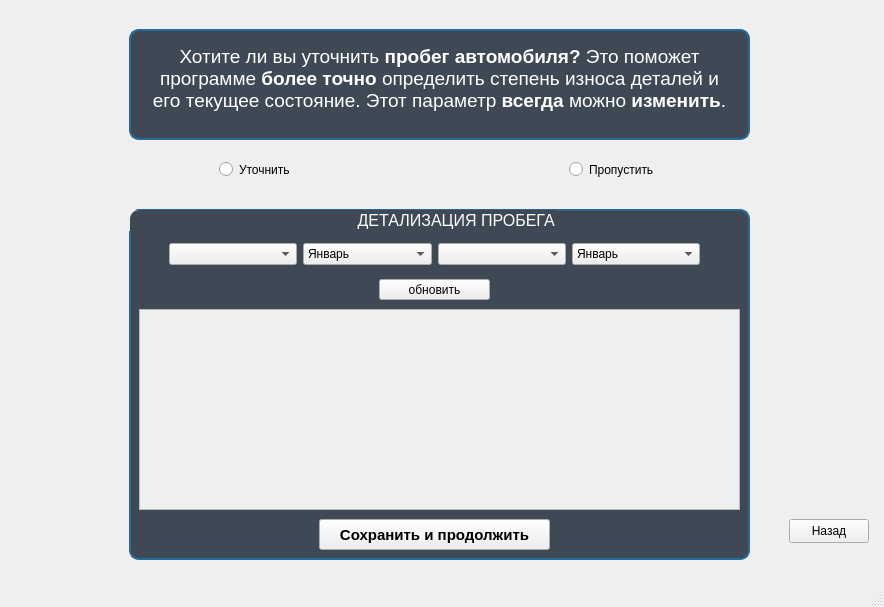
<?xml version="1.0" encoding="UTF-8"?>
<ui version="4.0">
 <class>osnova</class>
 <widget class="QMainWindow" name="osnova">
  <property name="geometry">
   <rect>
    <x>0</x>
    <y>0</y>
    <width>884</width>
    <height>607</height>
   </rect>
  </property>
  <property name="windowTitle">
   <string>osnova</string>
  </property>
  <property name="styleSheet">
   <string notr="true">QLabel 
{
    color: white;
    background-color: #808080
    border: 2px solid #3498db;
    border-radius: 10px;
    padding: 10px;
    font-size: 16px;
}</string>
  </property>
  <widget class="QWidget" name="centralwidget">
   <layout class="QGridLayout" name="gridLayout">
    <item row="0" column="1">
     <widget class="QStackedWidget" name="stackedWidget">
      <property name="styleSheet">
       <string notr="true">QStackedWidget
{
    color: white;
    background-color: rgb(0, 0, 0)
    font-size: 16px;

}</string>
      </property>
      <property name="currentIndex">
       <number>2</number>
      </property>
      <widget class="QWidget" name="page_5">
       <widget class="QComboBox" name="profileSelector">
        <property name="geometry">
         <rect>
          <x>230</x>
          <y>210</y>
          <width>391</width>
          <height>51</height>
         </rect>
        </property>
        <property name="font">
         <font>
          <family>Segoe UI</family>
          <pointsize>-1</pointsize>
          <italic>false</italic>
          <bold>true</bold>
         </font>
        </property>
        <property name="toolTip">
         <string>&lt;html&gt;&lt;head/&gt;&lt;body&gt;&lt;p&gt;Существующие профили&lt;/p&gt;&lt;/body&gt;&lt;/html&gt;</string>
        </property>
        <property name="styleSheet">
         <string notr="true">QComboBox
{
    color: white;
	background-color: rgb(63, 73, 85);
    border: 2px solid rgb(37, 106, 153);
	font: 700 16pt &quot;Segoe UI&quot;;
    border-radius: 10px;
    padding: 10px;
    font-size: 16px;
}</string>
        </property>
       </widget>
       <widget class="QPushButton" name="btnAddNewCar">
        <property name="geometry">
         <rect>
          <x>300</x>
          <y>330</y>
          <width>261</width>
          <height>41</height>
         </rect>
        </property>
        <property name="font">
         <font>
          <family>Segoe UI</family>
          <pointsize>-1</pointsize>
          <italic>false</italic>
          <bold>true</bold>
         </font>
        </property>
        <property name="styleSheet">
         <string notr="true">QPushButton
{
    color: white;
	background-color: rgb(63, 73, 85);
    border: 2px solid rgb(37, 106, 153);
	font: 700 16pt &quot;Segoe UI&quot;;
    border-radius: 10px;
    padding: 10px;
    font-size: 16px;
}</string>
        </property>
        <property name="text">
         <string>Добавить новый автомобиль</string>
        </property>
       </widget>
      </widget>
      <widget class="QWidget" name="page">
       <widget class="QGroupBox" name="groupBox">
        <property name="geometry">
         <rect>
          <x>250</x>
          <y>120</y>
          <width>341</width>
          <height>261</height>
         </rect>
        </property>
        <property name="styleSheet">
         <string notr="true">QGroupBox
{
    color: white;
	background-color: rgb(63, 73, 85);
    border: 2px solid rgb(37, 106, 153);
	font: 700 16pt &quot;Segoe UI&quot;;
    border-radius: 10px;
    padding: 10px;
    font-size: 16px;
}</string>
        </property>
        <property name="title">
         <string>Базовый профиль автомобиля</string>
        </property>
        <property name="alignment">
         <set>Qt::AlignmentFlag::AlignCenter</set>
        </property>
        <property name="flat">
         <bool>false</bool>
        </property>
        <property name="checkable">
         <bool>false</bool>
        </property>
        <layout class="QGridLayout" name="gridLayout_2">
         <item row="3" column="1">
          <widget class="QSpinBox" name="mileageInput">
           <property name="maximum">
            <number>999999999</number>
           </property>
          </widget>
         </item>
         <item row="2" column="1">
          <widget class="QComboBox" name="yearInput"/>
         </item>
         <item row="2" column="0">
          <widget class="QLabel" name="Label_3">
           <property name="text">
            <string>Год выпуска</string>
           </property>
          </widget>
         </item>
         <item row="1" column="1">
          <widget class="QLineEdit" name="modelInput"/>
         </item>
         <item row="3" column="0">
          <widget class="QLabel" name="Label_4">
           <property name="text">
            <string>Базовый пробег</string>
           </property>
          </widget>
         </item>
         <item row="1" column="0">
          <widget class="QLabel" name="Label_2">
           <property name="text">
            <string>Модель </string>
           </property>
          </widget>
         </item>
         <item row="0" column="0">
          <widget class="QLabel" name="Label">
           <property name="text">
            <string>Марка авто</string>
           </property>
          </widget>
         </item>
         <item row="0" column="1">
          <widget class="QLineEdit" name="makeInput"/>
         </item>
        </layout>
       </widget>
       <widget class="QPushButton" name="btnNext">
        <property name="geometry">
         <rect>
          <x>290</x>
          <y>390</y>
          <width>261</width>
          <height>31</height>
         </rect>
        </property>
        <property name="text">
         <string>Далее</string>
        </property>
       </widget>
       <widget class="QPushButton" name="btnBackToCar">
        <property name="geometry">
         <rect>
          <x>760</x>
          <y>510</y>
          <width>80</width>
          <height>24</height>
         </rect>
        </property>
        <property name="text">
         <string>назад</string>
        </property>
       </widget>
      </widget>
      <widget class="QWidget" name="page_2">
       <widget class="QTextEdit" name="textEdit">
        <property name="geometry">
         <rect>
          <x>120</x>
          <y>20</y>
          <width>621</width>
          <height>111</height>
         </rect>
        </property>
        <property name="styleSheet">
         <string notr="true">QTextEdit
{
    color: white;
	background-color: rgb(63, 73, 85);
    border: 2px solid rgb(37, 106, 153);
	font: 700 16pt &quot;Segoe UI&quot;;
    border-radius: 10px;
    padding: 10px;
    font-size: 16px;
}</string>
        </property>
        <property name="html">
         <string>&lt;!DOCTYPE HTML PUBLIC &quot;-//W3C//DTD HTML 4.0//EN&quot; &quot;http://www.w3.org/TR/REC-html40/strict.dtd&quot;&gt;
&lt;html&gt;&lt;head&gt;&lt;meta name=&quot;qrichtext&quot; content=&quot;1&quot; /&gt;&lt;meta charset=&quot;utf-8&quot; /&gt;&lt;style type=&quot;text/css&quot;&gt;
p, li { white-space: pre-wrap; }
hr { height: 1px; border-width: 0; }
li.unchecked::marker { content: &quot;\2610&quot;; }
li.checked::marker { content: &quot;\2612&quot;; }
&lt;/style&gt;&lt;/head&gt;&lt;body style=&quot; font-family:'Segoe UI'; font-size:16px; font-weight:700; font-style:normal;&quot;&gt;
&lt;p align=&quot;center&quot; style=&quot; margin-top:0px; margin-bottom:0px; margin-left:0px; margin-right:0px; -qt-block-indent:0; text-indent:0px;&quot;&gt;&lt;span style=&quot; font-size:14pt; font-weight:400;&quot;&gt;Хотите ли вы уточнить &lt;/span&gt;&lt;span style=&quot; font-size:14pt;&quot;&gt;пробег автомобиля? &lt;/span&gt;&lt;span style=&quot; font-size:14pt; font-weight:400;&quot;&gt;Это поможет программе&lt;/span&gt;&lt;span style=&quot; font-size:14pt;&quot;&gt; более точно&lt;/span&gt;&lt;span style=&quot; font-size:14pt; font-weight:400;&quot;&gt; определить степень износа деталей и его текущее состояние. Этот параметр &lt;/span&gt;&lt;span style=&quot; font-size:14pt;&quot;&gt;всегда&lt;/span&gt;&lt;span style=&quot; font-size:14pt; font-weight:400;&quot;&gt; можно &lt;/span&gt;&lt;span style=&quot; font-size:14pt;&quot;&gt;изменить&lt;/span&gt;&lt;span style=&quot; font-size:14pt; font-weight:400;&quot;&gt;.&lt;/span&gt;&lt;/p&gt;&lt;/body&gt;&lt;/html&gt;</string>
        </property>
        <property name="overwriteMode">
         <bool>false</bool>
        </property>
       </widget>
       <widget class="QRadioButton" name="radioRefine">
        <property name="geometry">
         <rect>
          <x>210</x>
          <y>150</y>
          <width>90</width>
          <height>21</height>
         </rect>
        </property>
        <property name="text">
         <string>Уточнить</string>
        </property>
       </widget>
       <widget class="QRadioButton" name="radioSkip">
        <property name="geometry">
         <rect>
          <x>560</x>
          <y>150</y>
          <width>91</width>
          <height>21</height>
         </rect>
        </property>
        <property name="text">
         <string>Пропустить </string>
        </property>
       </widget>
       <widget class="QGroupBox" name="detailsBox">
        <property name="geometry">
         <rect>
          <x>120</x>
          <y>200</y>
          <width>621</width>
          <height>351</height>
         </rect>
        </property>
        <property name="styleSheet">
         <string notr="true">QGroupBox
{
    color: white;
	background-color: rgb(63, 73, 85);
    border: 2px solid rgb(37, 106, 153);
	font: 700 16pt &quot;Segoe UI&quot;;
    border-radius: 10px;
    padding: 10px;
    font-size: 16px;
}</string>
        </property>
        <property name="title">
         <string>                                                   ДЕТАЛИЗАЦИЯ ПРОБЕГА</string>
        </property>
        <widget class="QPushButton" name="btnCalculate">
         <property name="geometry">
          <rect>
           <x>190</x>
           <y>310</y>
           <width>231</width>
           <height>31</height>
          </rect>
         </property>
         <property name="font">
          <font>
           <pointsize>11</pointsize>
           <bold>true</bold>
          </font>
         </property>
         <property name="styleSheet">
          <string notr="true"/>
         </property>
         <property name="text">
          <string>Сохранить и продолжить</string>
         </property>
        </widget>
        <widget class="QScrollArea" name="verticalLayout_3">
         <property name="geometry">
          <rect>
           <x>10</x>
           <y>100</y>
           <width>601</width>
           <height>201</height>
          </rect>
         </property>
         <property name="widgetResizable">
          <bool>true</bool>
         </property>
         <widget class="QWidget" name="timelineLayout">
          <property name="geometry">
           <rect>
            <x>0</x>
            <y>0</y>
            <width>599</width>
            <height>199</height>
           </rect>
          </property>
          <layout class="QVBoxLayout" name="verticalLayout_2"/>
         </widget>
        </widget>
        <widget class="QPushButton" name="btnGenerateTimeline">
         <property name="geometry">
          <rect>
           <x>250</x>
           <y>70</y>
           <width>111</width>
           <height>21</height>
          </rect>
         </property>
         <property name="text">
          <string>обновить</string>
         </property>
        </widget>
        <widget class="QWidget" name="">
         <property name="geometry">
          <rect>
           <x>40</x>
           <y>30</y>
           <width>531</width>
           <height>31</height>
          </rect>
         </property>
         <layout class="QHBoxLayout" name="horizontalLayout">
          <item>
           <widget class="QComboBox" name="spinStartYear"/>
          </item>
          <item>
           <widget class="QComboBox" name="cmbStartMonth">
            <item>
             <property name="text">
              <string>Январь</string>
             </property>
            </item>
            <item>
             <property name="text">
              <string>Февраль</string>
             </property>
            </item>
            <item>
             <property name="text">
              <string>Март</string>
             </property>
            </item>
            <item>
             <property name="text">
              <string>Апрель</string>
             </property>
            </item>
            <item>
             <property name="text">
              <string>Июнь</string>
             </property>
            </item>
            <item>
             <property name="text">
              <string>Июль</string>
             </property>
            </item>
            <item>
             <property name="text">
              <string>Август</string>
             </property>
            </item>
            <item>
             <property name="text">
              <string>Сентябрь</string>
             </property>
            </item>
            <item>
             <property name="text">
              <string>Октябрь</string>
             </property>
            </item>
            <item>
             <property name="text">
              <string>Ноябрь</string>
             </property>
            </item>
            <item>
             <property name="text">
              <string>Декабрь</string>
             </property>
            </item>
           </widget>
          </item>
          <item>
           <widget class="QComboBox" name="spinEndYear"/>
          </item>
          <item>
           <widget class="QComboBox" name="cmbEndMonth">
            <item>
             <property name="text">
              <string>Январь</string>
             </property>
            </item>
            <item>
             <property name="text">
              <string>Февраль</string>
             </property>
            </item>
            <item>
             <property name="text">
              <string>Март</string>
             </property>
            </item>
            <item>
             <property name="text">
              <string>Апрель</string>
             </property>
            </item>
            <item>
             <property name="text">
              <string>Июнь</string>
             </property>
            </item>
            <item>
             <property name="text">
              <string>Июль</string>
             </property>
            </item>
            <item>
             <property name="text">
              <string>Август</string>
             </property>
            </item>
            <item>
             <property name="text">
              <string>Сентябрь</string>
             </property>
            </item>
            <item>
             <property name="text">
              <string>Октябрь</string>
             </property>
            </item>
            <item>
             <property name="text">
              <string>Ноябрь</string>
             </property>
            </item>
            <item>
             <property name="text">
              <string>Декабрь</string>
             </property>
            </item>
           </widget>
          </item>
         </layout>
        </widget>
       </widget>
       <widget class="QPushButton" name="btnBackToCar2">
        <property name="geometry">
         <rect>
          <x>780</x>
          <y>510</y>
          <width>80</width>
          <height>24</height>
         </rect>
        </property>
        <property name="text">
         <string>Назад</string>
        </property>
       </widget>
      </widget>
      <widget class="QWidget" name="page_3">
       <widget class="QTextEdit" name="textEdit_2">
        <property name="geometry">
         <rect>
          <x>140</x>
          <y>50</y>
          <width>561</width>
          <height>71</height>
         </rect>
        </property>
        <property name="html">
         <string>&lt;!DOCTYPE HTML PUBLIC &quot;-//W3C//DTD HTML 4.0//EN&quot; &quot;http://www.w3.org/TR/REC-html40/strict.dtd&quot;&gt;
&lt;html&gt;&lt;head&gt;&lt;meta name=&quot;qrichtext&quot; content=&quot;1&quot; /&gt;&lt;meta charset=&quot;utf-8&quot; /&gt;&lt;style type=&quot;text/css&quot;&gt;
p, li { white-space: pre-wrap; }
hr { height: 1px; border-width: 0; }
li.unchecked::marker { content: &quot;\2610&quot;; }
li.checked::marker { content: &quot;\2612&quot;; }
&lt;/style&gt;&lt;/head&gt;&lt;body style=&quot; font-family:'Segoe UI'; font-size:9pt; font-weight:400; font-style:normal;&quot;&gt;
&lt;p align=&quot;center&quot; style=&quot; margin-top:0px; margin-bottom:0px; margin-left:0px; margin-right:0px; -qt-block-indent:0; text-indent:0px;&quot;&gt;&lt;span style=&quot; font-size:16pt; font-weight:700;&quot;&gt;Заменялись ли&lt;/span&gt;&lt;span style=&quot; font-size:16pt;&quot;&gt; &lt;/span&gt;&lt;span style=&quot; font-size:16pt; font-weight:700;&quot;&gt;детали&lt;/span&gt;&lt;span style=&quot; font-size:16pt;&quot;&gt; за время эксплуатации автомобилем? &lt;/span&gt;&lt;/p&gt;&lt;/body&gt;&lt;/html&gt;</string>
        </property>
        <property name="overwriteMode">
         <bool>false</bool>
        </property>
       </widget>
       <widget class="QRadioButton" name="radioReplaceYes">
        <property name="geometry">
         <rect>
          <x>230</x>
          <y>150</y>
          <width>101</width>
          <height>21</height>
         </rect>
        </property>
        <property name="text">
         <string>ДА, менялись</string>
        </property>
       </widget>
       <widget class="QRadioButton" name="radioReplaceSkip">
        <property name="geometry">
         <rect>
          <x>500</x>
          <y>150</y>
          <width>121</width>
          <height>21</height>
         </rect>
        </property>
        <property name="text">
         <string>НЕТ, не менялись</string>
        </property>
       </widget>
       <widget class="QGroupBox" name="replaceBox">
        <property name="geometry">
         <rect>
          <x>130</x>
          <y>200</y>
          <width>581</width>
          <height>341</height>
         </rect>
        </property>
        <property name="title">
         <string>Какие детали вашего автомобиля менялись во время эксплутации?</string>
        </property>
        <widget class="QTableWidget" name="tableWidget_2">
         <property name="geometry">
          <rect>
           <x>10</x>
           <y>40</y>
           <width>561</width>
           <height>251</height>
          </rect>
         </property>
        </widget>
        <widget class="QPushButton" name="btnGoToResults">
         <property name="geometry">
          <rect>
           <x>180</x>
           <y>300</y>
           <width>231</width>
           <height>31</height>
          </rect>
         </property>
         <property name="text">
          <string>Сохранить и продолжить</string>
         </property>
        </widget>
       </widget>
       <widget class="QPushButton" name="btnBackToSeasons">
        <property name="geometry">
         <rect>
          <x>780</x>
          <y>510</y>
          <width>80</width>
          <height>24</height>
         </rect>
        </property>
        <property name="text">
         <string>Назад</string>
        </property>
       </widget>
      </widget>
      <widget class="QWidget" name="page_4">
       <widget class="QWidget" name="verticalLayoutWidget">
        <property name="geometry">
         <rect>
          <x>320</x>
          <y>150</y>
          <width>160</width>
          <height>80</height>
         </rect>
        </property>
        <layout class="QVBoxLayout" name="verticalLayout"/>
       </widget>
       <widget class="QPushButton" name="btnRestart">
        <property name="geometry">
         <rect>
          <x>780</x>
          <y>500</y>
          <width>81</width>
          <height>31</height>
         </rect>
        </property>
        <property name="text">
         <string>в начало </string>
        </property>
       </widget>
       <widget class="QPushButton" name="btnBackToHistory">
        <property name="geometry">
         <rect>
          <x>0</x>
          <y>10</y>
          <width>151</width>
          <height>20</height>
         </rect>
        </property>
        <property name="text">
         <string>Редактировать профиль</string>
        </property>
       </widget>
      </widget>
     </widget>
    </item>
   </layout>
  </widget>
  <widget class="QMenuBar" name="menubar">
   <property name="geometry">
    <rect>
     <x>0</x>
     <y>0</y>
     <width>884</width>
     <height>21</height>
    </rect>
   </property>
  </widget>
  <widget class="QStatusBar" name="statusbar"/>
 </widget>
 <resources/>
 <connections/>
</ui>
